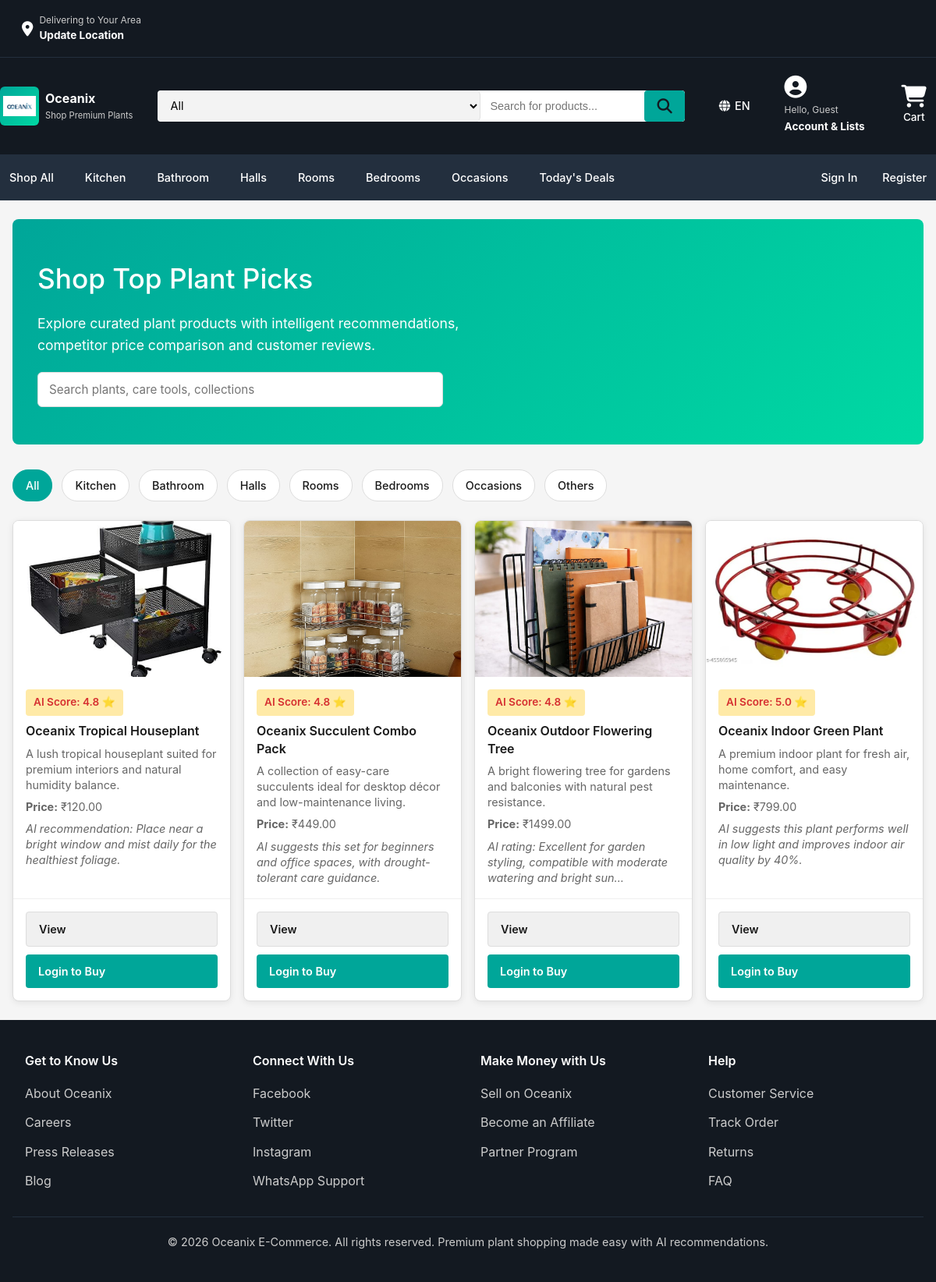
/home/, run on the app's committed database.
### store/models.py (models this page shows, shortened)
class SiteSettings(models.Model):
    site_name = models.CharField(max_length=200, default='Oceanix')
    tagline = models.CharField(max_length=500, default='Plantcare commerce for modern homes')
    whatsapp_number = models.CharField(max_length=20, default='919999999999')
    whatsapp_message = models.TextField(default='Hi Oceanix, I need help with my order.')
    footer_text = models.TextField(default='Oceanix E-Commerce Private Limited. Built with Django, AI-guided product insights, and price comparison.')
    class Meta:
        verbose_name_plural = 'Site Settings'

class Product(models.Model):
    name = models.CharField(max_length=200)
    slug = models.SlugField(max_length=220, unique=True)
    description = models.TextField()
    price = models.DecimalField(max_digits=10, decimal_places=2)
    category = models.CharField(max_length=50, choices=CATEGORY_CHOICES, default='Others')
    image = models.CharField(max_length=255)
    ai_reference = models.TextField()
    competitor_info = models.JSONField(default=dict, blank=True)
    created = models.DateTimeField(auto_now_add=True)
    def avg_rating(self):
        result = self.reviews.aggregate(avg=Avg('rating'))
        return round(result['avg'] or 0, 1)

### store/views.py (the view)
# urls.py: 2. Add a URL to urlpatterns:  path('', views.home, name='home')
def home(request):
    query = request.GET.get('q', '')
    category = request.GET.get('category', '')
    products = Product.objects.all().order_by('-created')
    if query:
        products = products.filter(name__icontains=query) | products.filter(description__icontains=query)
    if category:
        products = products.filter(category=category)
    from .models import CATEGORY_CHOICES
    categories = [cat[0] for cat in CATEGORY_CHOICES]
    return render(request, 'store/home.html', {
        'products': products,
        'query': query,
        'current_category': category,
        'categories': categories
    })

### store/context_processors.py (called while the page is built)
def global_settings(request):
    cart_count = 0
    if request.user.is_authenticated:
        from .models import CartItem
        cart_count = CartItem.objects.filter(user=request.user).count()
    try:
        site_config = SiteSettings.objects.first()
        if not site_config:
            site_config = SiteSettings.objects.create()
    except:
        site_config = None
    whatsapp_number = site_config.whatsapp_number if site_config else '919999999999'
    whatsapp_message = site_config.whatsapp_message if site_config else 'Hi Oceanix, I need help with my order.'
    return {
        'LOGO_URL_PATH': settings.LOGO_URL + 'WhatsApp Image 2026-05-13 at 6.06.09 PM.jpeg',
        'WHATSAPP_CONTACT': f'https://wa.me/{whatsapp_number}?text={whatsapp_message.replace(" ", "%20")}',
        'cart_count': cart_count,
        'site_config': site_config,
    }

### store/templates/store/home.html (shortened to what this page needs)
{% extends 'store/base.html' %}
{% block content %}
<div class="hero">
    <h1>Shop Top Plant Picks</h1>
    <p>Explore curated plant products with intelligent recommendations, competitor price comparison and customer reviews.</p>
    <form method="get" action="" style="margin-top:18px; max-width:520px;">
        <input class="input-field" type="search" name="q" placeholder="Search plants, care tools, collections" value="{{ query }}">
    </form>
</div>
<div class="category-filters">
    <a href="{% url 'home' %}" class="filter-pill {% if not current_category %}active{% endif %}">All</a>
    {% for cat in categories %}
        <a href="{% url 'home' %}?category={{ cat }}" class="filter-pill {% if current_category == cat %}active{% endif %}">{{ cat }}</a>
    {% endfor %}
</div>
<div class="products-grid">
    {% for product in products %}
        <div class="card">
            <img src="{{ MEDIA_URL }}{{ product.image }}" alt="{{ product.name }}">
            <div class="card-body">
                <span class="badge">AI Score: {{ product.avg_rating|default:'4.8' }} ⭐</span>
                <h3>{{ product.name }}</h3>
                <p>{{ product.description|truncatechars:120 }}</p>
                <p><strong>Price:</strong> ₹{{ product.price }}</p>
                <p><em>{{ product.ai_reference|truncatechars:90 }}</em></p>
            </div>
            <div class="card-footer">
                <a class="button-secondary" href="{% url 'product_detail' product.slug %}">View</a>
                {% if user.is_authenticated %}
                    <form method="post" action="{% url 'add_to_cart' product.slug %}" style="display:inline-block; margin:0;">
                        {% csrf_token %}
                        <input type="hidden" name="quantity" value="1">
                        <button type="submit" class="button-primary">Add to Cart</button>
                    </form>
                {% else %}
                    <a class="button-primary" href="{% url 'login' %}">Login to Buy</a>
                {% endif %}
            </div>
        </div>
    {% empty %}
        <p>No products found. Try another search term or return later.</p>
    {% endfor %}
</div>
{% endblock %}

### store/templates/store/base.html (shortened to what this page needs)
<!DOCTYPE html>
<html lang="en">
<head>
    {% load static %}
    <link rel="stylesheet" href="{% static 'css/style.css' %}">
    <link rel="stylesheet" href="https://cdnjs.cloudflare.com/ajax/libs/font-awesome/6.4.0/css/all.min.css">
</head>
<body>
    <div class="top-header">
        <div class="container">
            <div class="location-info">
                <i class="fas fa-map-marker-alt"></i>
                <div>
                    <p class="delivering-text">Delivering to Your Area</p>
                    <p class="location-name">Update Location</p>
                </div>
            </div>
        </div>
    </div>
    <header class="main-header">
        <div class="container">
            <div class="header-left">
                <a href="{% url 'home' %}" class="logo-link">
                    <div class="logo-container">
                        <img src="{{ LOGO_URL_PATH }}" alt="Oceanix logo" class="logo-image">
                    </div>
                    <div class="brand-info">
                        <strong class="brand-name">{{ site_config.site_name|default:'Oceanix' }}</strong>
                        <span class="brand-tagline">Shop Premium Plants</span>
                    </div>
                </a>
            </div>
            <div class="search-container">
                <form method="get" action="{% url 'home' %}" class="search-form">
                    <select name="category" class="search-category" title="All Categories">
                        <option value="">All</option>
                    </select>
                    <input type="text" name="q" class="search-input" placeholder="Search for products..." value="{{ query }}">
                    <button type="submit" class="search-btn">
                        <i class="fas fa-search"></i>
                    </button>
                </form>
            </div>
            <div class="header-right">
                <div class="language-selector">
                    <i class="fas fa-globe"></i> EN
                </div>
                <div class="account-menu">
                    <i class="fas fa-user-circle"></i>
                    {% if user.is_authenticated %}
                        <span class="hello-text">Hello, {{ user.first_name|default:user.username }}</span>
                    {% else %}
                        <span class="hello-text">Hello, Guest</span>
                    {% endif %}
                    <p class="account-link">Account & Lists</p>
                </div>
                <a href="{% url 'cart' %}" class="cart-link">
                    <i class="fas fa-shopping-cart"></i>
                    <span class="cart-text">Cart</span>
                </a>
            </div>
        </div>
    </header>
    <nav class="navbar">
        <div class="container">
            <div class="nav-links" id="nav-menu">
                <a href="{% url 'home' %}" class="nav-link">Shop All</a>
                <a href="{% url 'home' %}?category=Kitchen" class="nav-link">Kitchen</a>
                <a href="{% url 'home' %}?category=Bathroom" class="nav-link">Bathroom</a>
                <a href="{% url 'home' %}?category=Halls" class="nav-link">Halls</a>
                <a href="{% url 'home' %}?category=Rooms" class="nav-link">Rooms</a>
                <a href="{% url 'home' %}?category=Bedrooms" class="nav-link">Bedrooms</a>
                <a href="{% url 'home' %}?category=Occasions" class="nav-link">Occasions</a>
                <a href="#" class="nav-link">Today's Deals</a>
            </div>
            {% if user.is_authenticated %}
                <a href="{% url 'logout' %}" class="nav-link logout-link">Logout</a>
            {% else %}
                <div class="nav-auth">
                    <a href="{% url 'login' %}" class="nav-link">Sign In</a>
                    <a href="{% url 'register' %}" class="nav-link">Register</a>
                </div>
            {% endif %}
        </div>
    </nav>
    <main>
        {% block content %}{% endblock %}
    </main>
    <footer class="footer">
        <div class="container">
            <div class="footer-sections">
                <div class="footer-column">
                    <h5>Get to Know Us</h5>
                    <ul>
                        <li><a href="#">About Oceanix</a></li>
                        <li><a href="#">Careers</a></li>
                        <li><a href="#">Press Releases</a></li>
                        <li><a href="#">Blog</a></li>
                    </ul>
                </div>
                <div class="footer-column">
                    <h5>Connect With Us</h5>
                    <ul>
                        <li><a href="#">Facebook</a></li>
                        <li><a href="#">Twitter</a></li>
                        <li><a href="#">Instagram</a></li>
                        <li><a href="{{ WHATSAPP_CONTACT }}" target="_blank">WhatsApp Support</a></li>
                    </ul>
                </div>
                <div class="footer-column">
                    <h5>Make Money with Us</h5>
                    <ul>
                        <li><a href="#">Sell on Oceanix</a></li>
                        <li><a href="#">Become an Affiliate</a></li>
                        <li><a href="#">Partner Program</a></li>
                    </ul>
                </div>
                <div class="footer-column">
                    <h5>Help</h5>
                    <ul>
                        <li><a href="#">Customer Service</a></li>
                        <li><a href="#">Track Order</a></li>
                        <li><a href="#">Returns</a></li>
                        <li><a href="#">FAQ</a></li>
                    </ul>
                </div>
            </div>
            <div class="footer-bottom">
                <p>&copy; 2026 Oceanix E-Commerce. All rights reserved. Premium plant shopping made easy with AI recommendations.</p>
            </div>
        </div>
    </footer>
</body>
</html>

### data on the page
SiteSettings: site_name "Oceanix"
Product: image (picture), avg_rating "4.8", name "Oceanix Tropical Houseplant", description "A lush tropical houseplant suited for premium interiors and natural humidity balance.", price "120.00", ai_reference "AI recommendation: Place near a bright window and mist daily for the healthiest foliage."
Product: image (picture), avg_rating "4.8", name "Oceanix Succulent Combo Pack", description "A collection of easy-care succulents ideal for desktop décor and low-maintenance living.", price "449.00", ai_reference "AI suggests this set for beginners and office spaces, with drought-tolerant care guidance."
Product: image (picture), avg_rating "4.8", name "Oceanix Outdoor Flowering Tree", description "A bright flowering tree for gardens and balconies with natural pest resistance.", price "1499.00", ai_reference "AI rating: Excellent for garden styling, compatible with moderate watering and bright sun…"
Product: image (picture), avg_rating "5.0", name "Oceanix Indoor Green Plant", description "A premium indoor plant for fresh air, home comfort, and easy maintenance.", price "799.00", ai_reference "AI suggests this plant performs well in low light and improves indoor air quality by 40%."

### other printed values
{{ cat }} "Kitchen" "Bathroom" "Halls" "Rooms" "Bedrooms" "Occasions" "Others"
